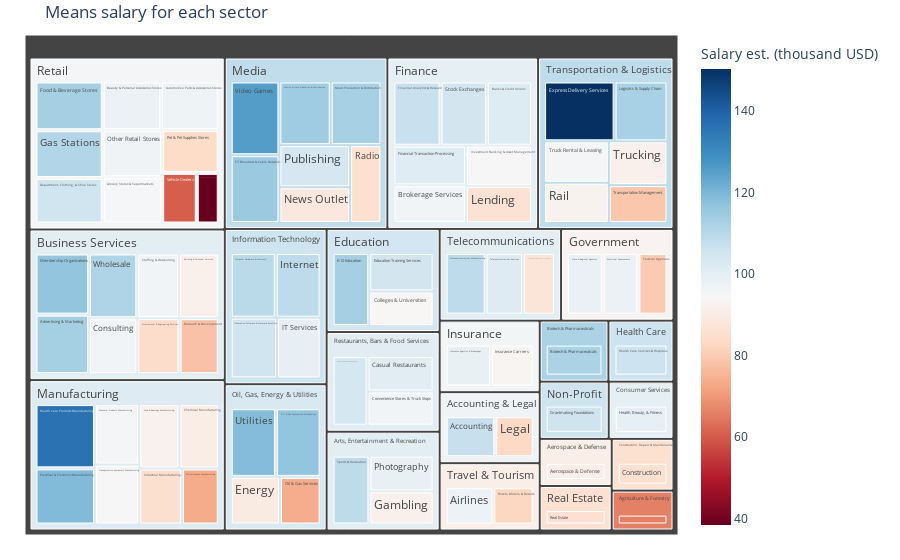

Notebook cell for this chart:
### Code cell
fig = px.treemap(salary_by_sector, path=['Sector', 'Industry'], values='Salary est. (thousand USD)', title='Means salary for each sector',
                  color='Salary est. (thousand USD)', color_continuous_scale='RdBu')
fig.update_layout(margin = dict(t=35, l=25, r=25, b=25))
fig.show()

### Figure 1 — Plotly figure (JSON) as saved in the notebook; plotly's stock layout.template omitted (floating-point values rounded to 4 significant figures)
{"data": [{"branchvalues": "total", "customdata": [[107.2], [113.3], [90.87], [97.75], [84.17], [97], [102.1], [98], [112.3], [96.4], [91.5], [87.33], [100.6], [90.25], [93.89], [109.7], [85.64], [96.23], [95.42], [96.5], [105.7], [105], [118.9], [89.53], [105.5], [150.2], [104.5], [79.78], [106.9], [101.3], [92.11], [113.2], [66], [91.5], [111], [105.8], [94.94], [136.2], [106.2], [99.27], [38.5], [82.5], [99.16], [85.05], [98.57], [93.12], [109.1], [94.08], [113.2], [83], [85.86], [112.7], [116.5], [73.5], [114.4], [98], [113], [88.5], [116.8], [73.82], [96.83], [83.5], [98.5], [104.1], [85.29], [92.5], [85.78], [78.1], [109], [96.12], [98.25], [105], [115.4], [109.2], [101.6], [94.73], [79.06], [95.5], [91.5], [118.7], [60.5], [125.7], [111.4], [96.61], [90.87], [66], [100.2], [112.3], [100.2], [85.64], [99.27], [104.6], [99.26], [92.82], [106.2], [106.0], [95.92], [101.8], [108.4], [105.8], [103.3], [85.78], [100.6], [95.46], [100.2], [108.7], [90.77]], "domain": {"x": [0, 1], "y": [0, 1]}, "hovertemplate": "labels=%{label}<br>Salary est. (thousand USD)_sum=%{value}<br>parent=%{parent}<br>id=%{id}<br>Salary est. (thousand USD)=%{color}<extra></extra>", "ids": ["Accounting & Legal/Accounting", "Business Services/Advertising & Marketing", "Aerospace & Defense/Aerospace & Defense", "Travel & Tourism/Airlines", "Business Services/Architectural & Engineering Services", "Retail/Automotive Parts & Accessories Stores", "Finance/Banks & Credit Unions", "Retail/Beauty & Personal Accessories Stores", "Biotech & Pharmaceuticals/Biotech & Pharmaceuticals", "Finance/Brokerage Services", "Business Services/Building & Personnel Services", "Telecommunications/Cable, Internet & Telephone Providers", "Restaurants, Bars & Food Services/Casual Restaurants", "Manufacturing/Chemical Manufacturing", "Education/Colleges & Universities", "Information Technology/Computer Hardware & Software", "Construction, Repair & Maintenance/Construction", "Business Services/Consulting", "Manufacturing/Consumer Products Manufacturing", "Restaurants, Bars & Food Services/Convenience Stores & Truck Stops", "Retail/Department, Clothing, & Shoe Stores", "Education/Education Training Services", "Manufacturing/Electrical & Electronic Manufacturing", "Oil, Gas, Energy & Utilities/Energy", "Information Technology/Enterprise Software & Network Solutions", "Transportation & Logistics/Express Delivery Services", "Restaurants, Bars & Food Services/Fast-Food & Quick-Service Restaurants", "Government/Federal Agencies", "Finance/Financial Analytics & Research", "Finance/Financial Transaction Processing", "Manufacturing/Food & Beverage Manufacturing", "Retail/Food & Beverage Stores", "Agriculture & Forestry/Food Production", "Arts, Entertainment & Recreation/Gambling", "Retail/Gas Stations", "Non-Profit/Grantmaking Foundations", "Retail/Grocery Stores & Supermarkets", "Manufacturing/Health Care Products Manufacturing", "Health Care/Health Care Services & Hospitals", "Consumer Services/Health, Beauty, & Fitness", "Retail/Home Furniture & Housewares Stores", "Travel & Tourism/Hotels, Motels, & Resorts", "Information Technology/IT Services", "Manufacturing/Industrial Manufacturing", "Insurance/Insurance Agencies & Brokerages", "Insurance/Insurance Carriers", "Information Technology/Internet", "Finance/Investment Banking & Asset Management", "Education/K-12 Education", "Accounting & Legal/Legal", "Finance/Lending", "Transportation & Logistics/Logistics & Supply Chain", "Business Services/Membership Organizations", "Manufacturing/Miscellaneous Manufacturing", "Media/Motion Picture Production & Distribution", "Government/Municipal Governments", "Media/Music Production & Distribution", "Media/News Outlet", "Oil, Gas, Energy & Utilities/Oil & Gas Exploration & Production", "Oil, Gas, Energy & Utilities/Oil & Gas Services", "Retail/Other Retail Stores", "Retail/Pet & Pet Supplies Stores", "Arts, Entertainment & Recreation/Photography", "Media/Publishing", "Media/Radio", "Transportation & Logistics/Rail", "Real Estate/Real Estate", "Business Services/Research & Development", "Arts, Entertainment & Recreation/Sports & Recreation", "Business Services/Staffing & Outsourcing", "Government/State & Regional Agencies", "Finance/Stock Exchanges", "Media/TV Broadcast & Cable Networks", "Telecommunications/Telecommunications Manufacturing", "Telecommunications/Telecommunications Services", "Manufacturing/Transportation Equipment Manufacturing", "Transportation & Logistics/Transportation Management", "Transportation & Logistics/Truck Rental & Leasing", "Transportation & Logistics/Trucking", "Oil, Gas, Energy & Utilities/Utilities", "Retail/Vehicle Dealers", "Media/Video Games", "Business Services/Wholesale", "Accounting & Legal", "Aerospace & Defense", "Agriculture & Forestry", "Arts, Entertainment & Recreation", "Biotech & Pharmaceuticals", "Business Services", "Construction, Repair & Maintenance", "Consumer Services", "Education", "Finance", "Government", "Health Care", "Information Technology", "Insurance", "Manufacturing", "Media", "Non-Profit", "Oil, Gas, Energy & Utilities", "Real Estate", "Restaurants, Bars & Food Services", "Retail", "Telecommunications", "Transportation & Logistics", "Travel & Tourism"], "labels": ["Accounting", "Advertising & Marketing", "Aerospace & Defense", "Airlines", "Architectural & Engineering Services", "Automotive Parts & Accessories Stores", "Banks & Credit Unions", "Beauty & Personal Accessories Stores", "Biotech & Pharmaceuticals", "Brokerage Services", "Building & Personnel Services", "Cable, Internet & Telephone Providers", "Casual Restaurants", "Chemical Manufacturing", "Colleges & Universities", "Computer Hardware & Software", "Construction", "Consulting", "Consumer Products Manufacturing", "Convenience Stores & Truck Stops", "Department, Clothing, & Shoe Stores", "Education Training Services", "Electrical & Electronic Manufacturing", "Energy", "Enterprise Software & Network Solutions", "Express Delivery Services", "Fast-Food & Quick-Service Restaurants", "Federal Agencies", "Financial Analytics & Research", "Financial Transaction Processing", "Food & Beverage Manufacturing", "Food & Beverage Stores", "Food Production", "Gambling", "Gas Stations", "Grantmaking Foundations", "Grocery Stores & Supermarkets", "Health Care Products Manufacturing", "Health Care Services & Hospitals", "Health, Beauty, & Fitness", "Home Furniture & Housewares Stores", "Hotels, Motels, & Resorts", "IT Services", "Industrial Manufacturing", "Insurance Agencies & Brokerages", "Insurance Carriers", "Internet", "Investment Banking & Asset Management", "K-12 Education", "Legal", "Lending", "Logistics & Supply Chain", "Membership Organizations", "Miscellaneous Manufacturing", "Motion Picture Production & Distribution", "Municipal Governments", "Music Production & Distribution", "News Outlet", "Oil & Gas Exploration & Production", "Oil & Gas Services", "Other Retail Stores", "Pet & Pet Supplies Stores", "Photography", "Publishing", "Radio", "Rail", "Real Estate", "Research & Development", "Sports & Recreation", "Staffing & Outsourcing", "State & Regional Agencies", "Stock Exchanges", "TV Broadcast & Cable Networks", "Telecommunications Manufacturing", "Telecommunications Services", "Transportation Equipment Manufacturing", "Transportation Management", "Truck Rental & Leasing", "Trucking", "Utilities", "Vehicle Dealers", "Video Games", "Wholesale", "Accounting & Legal", "Aerospace & Defense", "Agriculture & Forestry", "Arts, Entertainment & Recreation", "Biotech & Pharmaceuticals", "Business Services", "Construction, Repair & Maintenance", "Consumer Services", "Education", "Finance", "Government", "Health Care", "Information Technology", "Insurance", "Manufacturing", "Media", "Non-Profit", "Oil, Gas, Energy & Utilities", "Real Estate", "Restaurants, Bars & Food Services", "Retail", "Telecommunications", "Transportation & Logistics", "Travel & Tourism"], "marker": {"coloraxis": "coloraxis", "colors": [107.2, 113.3, 90.87, 97.75, 84.17, 97, 102.1, 98, 112.3, 96.4, 91.5, 87.33, 100.6, 90.25, 93.89, 109.7, 85.64, 96.23, 95.42, 96.5, 105.7, 105, 118.9, 89.53, 105.5, 150.2, 104.5, 79.78, 106.9, 101.3, 92.11, 113.2, 66, 91.5, 111, 105.8, 94.94, 136.2, 106.2, 99.27, 38.5, 82.5, 99.16, 85.05, 98.57, 93.12, 109.1, 94.08, 113.2, 83, 85.86, 112.7, 116.5, 73.5, 114.4, 98, 113, 88.5, 116.8, 73.82, 96.83, 83.5, 98.5, 104.1, 85.29, 92.5, 85.78, 78.1, 109, 96.12, 98.25, 105, 115.4, 109.2, 101.6, 94.73, 79.06, 95.5, 91.5, 118.7, 60.5, 125.7, 111.4, 96.61, 90.87, 66, 100.2, 112.3, 100.2, 85.64, 99.27, 104.6, 99.26, 92.82, 106.2, 106.0, 95.92, 101.8, 108.4, 105.8, 103.3, 85.78, 100.6, 95.46, 100.2, 108.7, 90.77]}, "name": "", "parents": ["Accounting & Legal", "Business Services", "Aerospace & Defense", "Travel & Tourism", "Business Services", "Retail", "Finance", "Retail", "Biotech & Pharmaceuticals", "Finance", "Business Services", "Telecommunications", "Restaurants, Bars & Food Services", "Manufacturing", "Education", "Information Technology", "Construction, Repair & Maintenance", "Business Services", "Manufacturing", "Restaurants, Bars & Food Services", "Retail", "Education", "Manufacturing", "Oil, Gas, Energy & Utilities", "Information Technology", "Transportation & Logistics", "Restaurants, Bars & Food Services", "Government", "Finance", "Finance", "Manufacturing", "Retail", "Agriculture & Forestry", "Arts, Entertainment & Recreation", "Retail", "Non-Profit", "Retail", "Manufacturing", "Health Care", "Consumer Services", "Retail", "Travel & Tourism", "Information Technology", "Manufacturing", "Insurance", "Insurance", "Information Technology", "Finance", "Education", "Accounting & Legal", "Finance", "Transportation & Logistics", "Business Services", "Manufacturing", "Media", "Government", "Media", "Media", "Oil, Gas, Energy & Utilities", "Oil, Gas, Energy & Utilities", "Retail", "Retail", "Arts, Entertainment & Recreation", "Media", "Media", "Transportation & Logistics", "Real Estate", "Business Services", "Arts, Entertainment & Recreation", "Business Services", "Government", "Finance", "Media", "Telecommunications", "Telecommunications", "Manufacturing", "Transportation & Logistics", "Transportation & Logistics", "Transportation & Logistics", "Oil, Gas, Energy & Utilities", "Retail", "Media", "Business Services", "", "", "", "", "", "", "", "", "", "", "", "", "", "", "", "", "", "", "", "", "", "", "", ""], "type": "treemap", "values": [107.2, 113.3, 90.87, 97.75, 84.17, 97, 102.1, 98, 112.3, 96.4, 91.5, 87.33, 100.6, 90.25, 93.89, 109.7, 85.64, 96.23, 95.42, 96.5, 105.7, 105, 118.9, 89.53, 105.5, 150.2, 104.5, 79.78, 106.9, 101.3, 92.11, 113.2, 66, 91.5, 111, 105.8, 94.94, 136.2, 106.2, 99.27, 38.5, 82.5, 99.16, 85.05, 98.57, 93.12, 109.1, 94.08, 113.2, 83, 85.86, 112.7, 116.5, 73.5, 114.4, 98, 113, 88.5, 116.8, 73.82, 96.83, 83.5, 98.5, 104.1, 85.29, 92.5, 85.78, 78.1, 109, 96.12, 98.25, 105, 115.4, 109.2, 101.6, 94.73, 79.06, 95.5, 91.5, 118.7, 60.5, 125.7, 111.4, 190.2, 90.87, 66, 299, 112.3, 787.3, 85.64, 99.27, 312.1, 691.6, 276.0, 106.2, 423.5, 191.7, 786.2, 746.4, 105.8, 398.8, 85.78, 301.6, 899.2, 298.1, 621.5, 180.2]}], "layout": {"coloraxis": {"colorbar": {"title": {"text": "Salary est. (thousand USD)"}}, "colorscale": [[0, "rgb(103,0,31)"], [0.1, "rgb(178,24,43)"], [0.2, "rgb(214,96,77)"], [0.3, "rgb(244,165,130)"], [0.4, "rgb(253,219,199)"], [0.5, "rgb(247,247,247)"], [0.6, "rgb(209,229,240)"], [0.7, "rgb(146,197,222)"], [0.8, "rgb(67,147,195)"], [0.9, "rgb(33,102,172)"], [1, "rgb(5,48,97)"]]}, "legend": {"tracegroupgap": 0}, "margin": {"b": 25, "l": 25, "r": 25, "t": 35}, "title": {"text": "Means salary for each sector"}}}
